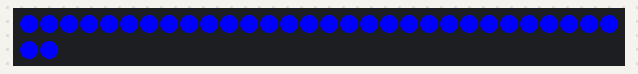
Recording of a sketch running on a simulated Arduino Uno, built with avr-gcc and run on an emulated ATmega328P. On the bench: 32 RGB LEDs in strip order, left to right, continuing on the next row. Dim RGB values are drawn brighter than linear.

Above: at 18.88 s.
At 19.82 s:
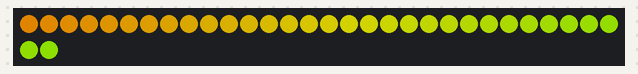
At 20.74 s:
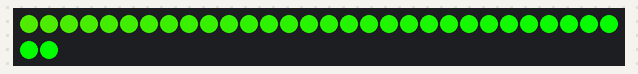
At 22.59 s:
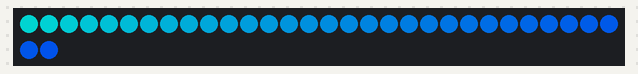
At 24.43 s:
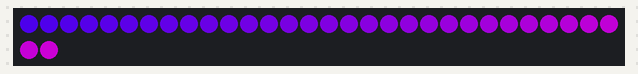
At 26.2 s:
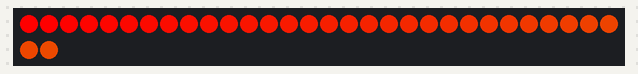

The sketch:

strandtest.pde
```cpp
#include "LPD8806.h"
#include "SPI.h"

// Example to control LPD8806-based RGB LED Modules in a strip

/*****************************************************************************/

// Number of RGB LEDs in strand:
int nLEDs = 32;

// Chose 2 pins for output; can be any valid output pins:
int dataPin  = 2;
int clockPin = 3;

// First parameter is the number of LEDs in the strand.  The LED strips
// are 32 LEDs per meter but you can extend or cut the strip.  Next two
// parameters are SPI data and clock pins:
LPD8806 strip = LPD8806(32, dataPin, clockPin);

// You can optionally use hardware SPI for faster writes, just leave out
// the data and clock pin parameters.  But this does limit use to very
// specific pins on the Arduino.  For "classic" Arduinos (Uno, Duemilanove,
// etc.), data = pin 11, clock = pin 13.  For Arduino Mega, data = pin 51,
// clock = pin 52.  For 32u4 Breakout Board+ and Teensy, data = pin B2,
// clock = pin B1.  For Leonardo, this can ONLY be done on the ICSP pins.
//LPD8806 strip = LPD8806(nLEDs);

void setup() {
  // Start up the LED strip
  strip.begin();

  // Update the strip, to start they are all 'off'
  strip.show();
}


void loop() {

  // Send a simple pixel chase in...
  colorChase(strip.Color(127, 127, 127), 50); // White
  colorChase(strip.Color(127,   0,   0), 50); // Red
  colorChase(strip.Color(127, 127,   0), 50); // Yellow
  colorChase(strip.Color(  0, 127,   0), 50); // Green
  colorChase(strip.Color(  0, 127, 127), 50); // Cyan
  colorChase(strip.Color(  0,   0, 127), 50); // Blue
  colorChase(strip.Color(127,   0, 127), 50); // Violet

  // Fill the entire strip with...
  colorWipe(strip.Color(127,   0,   0), 50);  // Red
  colorWipe(strip.Color(  0, 127,   0), 50);  // Green
  colorWipe(strip.Color(  0,   0, 127), 50);  // Blue

  rainbow(10);
  rainbowCycle(0);  // make it go through the cycle fairly fast
}

void rainbow(uint8_t wait) {
  int i, j;

  for (j=0; j < 384; j++) {     // 3 cycles of all 384 colors in the wheel
    for (i=0; i < strip.numPixels(); i++) {
      strip.setPixelColor(i, Wheel( (i + j) % 384));
    }
    strip.show();   // write all the pixels out
    delay(wait);
  }
}

// Slightly different, this one makes the rainbow wheel equally distributed
// along the chain
void rainbowCycle(uint8_t wait) {
  uint16_t i, j;

  for (j=0; j < 384 * 5; j++) {     // 5 cycles of all 384 colors in the wheel
    for (i=0; i < strip.numPixels(); i++) {
      // tricky math! we use each pixel as a fraction of the full 384-color wheel
      // (thats the i / strip.numPixels() part)
      // Then add in j which makes the colors go around per pixel
      // the % 384 is to make the wheel cycle around
      strip.setPixelColor(i, Wheel( ((i * 384 / strip.numPixels()) + j) % 384) );
    }
    strip.show();   // write all the pixels out
    delay(wait);
  }
}

// Fill the dots progressively along the strip.
void colorWipe(uint32_t c, uint8_t wait) {
  int i;

  for (i=0; i < strip.numPixels(); i++) {
      strip.setPixelColor(i, c);
      strip.show();
      delay(wait);
  }
}

// Chase one dot down the full strip.
void colorChase(uint32_t c, uint8_t wait) {
  int i;

  // Start by turning all pixels off:
  for(i=0; i<strip.numPixels(); i++) strip.setPixelColor(i, 0);

  // Then display one pixel at a time:
  for(i=0; i<strip.numPixels(); i++) {
    strip.setPixelColor(i, c); // Set new pixel 'on'
    strip.show();              // Refresh LED states
    strip.setPixelColor(i, 0); // Erase pixel, but don't refresh!
    delay(wait);
  }

  strip.show(); // Refresh to turn off last pixel
}

/* Helper functions */

//Input a value 0 to 384 to get a color value.
//The colours are a transition r - g -b - back to r

uint32_t Wheel(uint16_t WheelPos)
{
  byte r, g, b;
  switch(WheelPos / 128)
  {
    case 0:
      r = 127 - WheelPos % 128;   //Red down
      g = WheelPos % 128;      // Green up
      b = 0;                  //blue off
      break;
    case 1:
      g = 127 - WheelPos % 128;  //green down
      b = WheelPos % 128;      //blue up
      r = 0;                  //red off
      break;
    case 2:
      b = 127 - WheelPos % 128;  //blue down
      r = WheelPos % 128;      //red up
      g = 0;                  //green off
      break;
  }
  return(strip.Color(r,g,b));
}
```
